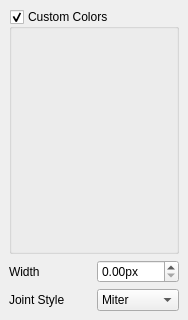
<?xml version="1.0" encoding="UTF-8"?>
<ui version="4.0">
 <class>Dock_Knot_Display</class>
 <widget class="QWidget" name="Dock_Knot_Display">
  <property name="geometry">
   <rect>
    <x>0</x>
    <y>0</y>
    <width>188</width>
    <height>320</height>
   </rect>
  </property>
  <property name="windowTitle">
   <string>Knot Display</string>
  </property>
  <property name="windowIcon">
   <iconset theme="format-stroke-color">
    <normaloff/>
   </iconset>
  </property>
  <widget class="QWidget" name="central_widget" native="true">
   <property name="geometry">
    <rect>
     <x>9</x>
     <y>9</y>
     <width>170</width>
     <height>302</height>
    </rect>
   </property>
   <layout class="QGridLayout" name="gridLayout_2">
    <item row="0" column="0" colspan="2">
     <widget class="QGroupBox" name="groupBox">
      <property name="title">
       <string>Custom Colors</string>
      </property>
      <property name="checkable">
       <bool>true</bool>
      </property>
      <layout class="QGridLayout" name="gridLayout">
       <item row="0" column="0">
        <widget class="Color_List_Widget" name="list_colors"/>
       </item>
      </layout>
     </widget>
    </item>
    <item row="1" column="0">
     <widget class="QLabel" name="label">
      <property name="text">
       <string>Width</string>
      </property>
     </widget>
    </item>
    <item row="1" column="1">
     <widget class="QDoubleSpinBox" name="spin_width">
      <property name="suffix">
       <string>px</string>
      </property>
      <property name="maximum">
       <double>128.000000000000000</double>
      </property>
     </widget>
    </item>
    <item row="2" column="0">
     <widget class="QLabel" name="label_2">
      <property name="text">
       <string>Joint Style</string>
      </property>
     </widget>
    </item>
    <item row="2" column="1">
     <widget class="QComboBox" name="comboBox">
      <property name="currentIndex">
       <number>1</number>
      </property>
      <item>
       <property name="text">
        <string>Bevel</string>
       </property>
       <property name="icon">
        <iconset theme="stroke-join-bevel">
         <normaloff/>
        </iconset>
       </property>
      </item>
      <item>
       <property name="text">
        <string>Miter</string>
       </property>
       <property name="icon">
        <iconset theme="stroke-join-miter">
         <normaloff/>
        </iconset>
       </property>
      </item>
      <item>
       <property name="text">
        <string>Round</string>
       </property>
       <property name="icon">
        <iconset theme="stroke-join-round">
         <normaloff/>
        </iconset>
       </property>
      </item>
     </widget>
    </item>
   </layout>
  </widget>
 </widget>
 <customwidgets>
  <customwidget>
   <class>Color_List_Widget</class>
   <extends>QWidget</extends>
   <header>color_list_widget.hpp</header>
  </customwidget>
 </customwidgets>
 <resources/>
 <connections/>
</ui>
